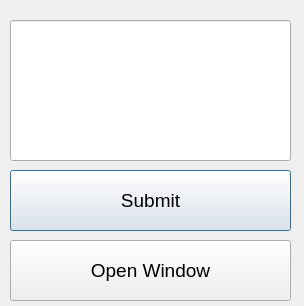
<?xml version="1.0" encoding="UTF-8"?>
<ui version="4.0">
 <class>Dialog</class>
 <widget class="QDialog" name="Dialog">
  <property name="geometry">
   <rect>
    <x>0</x>
    <y>0</y>
    <width>304</width>
    <height>306</height>
   </rect>
  </property>
  <property name="windowTitle">
   <string>Dialog</string>
  </property>
  <widget class="QPushButton" name="pushButton">
   <property name="geometry">
    <rect>
     <x>10</x>
     <y>170</y>
     <width>281</width>
     <height>61</height>
    </rect>
   </property>
   <property name="font">
    <font>
     <pointsize>14</pointsize>
    </font>
   </property>
   <property name="text">
    <string>Submit</string>
   </property>
  </widget>
  <widget class="QPushButton" name="pushButton_2">
   <property name="geometry">
    <rect>
     <x>10</x>
     <y>240</y>
     <width>281</width>
     <height>61</height>
    </rect>
   </property>
   <property name="font">
    <font>
     <pointsize>14</pointsize>
    </font>
   </property>
   <property name="text">
    <string>Open Window</string>
   </property>
  </widget>
  <widget class="QLineEdit" name="lineEdit">
   <property name="geometry">
    <rect>
     <x>10</x>
     <y>20</y>
     <width>281</width>
     <height>141</height>
    </rect>
   </property>
   <property name="font">
    <font>
     <pointsize>16</pointsize>
    </font>
   </property>
  </widget>
 </widget>
 <resources/>
 <connections/>
</ui>
